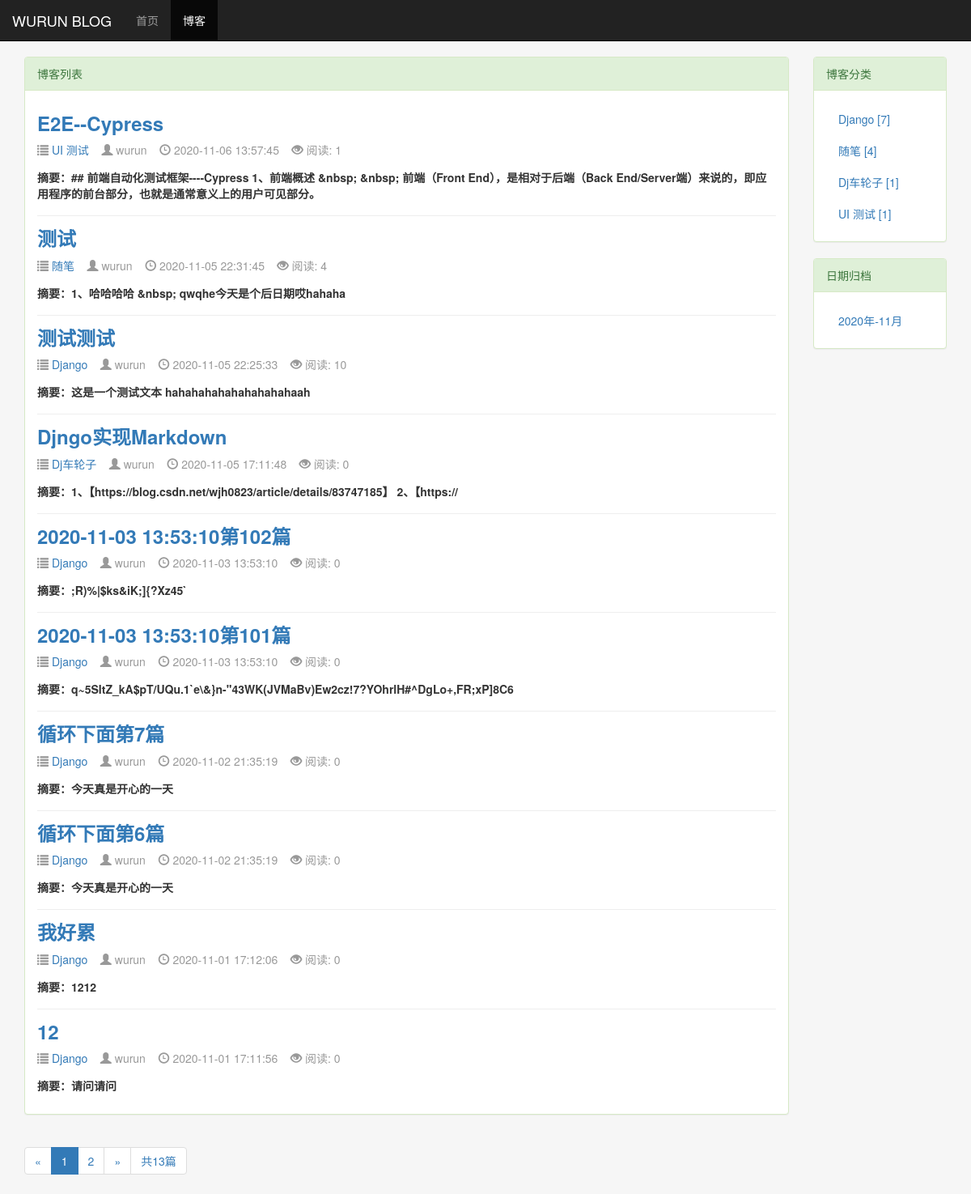
Screenshot of /blog/ with the database file from the repository.
### blog/models.py (models this page shows, shortened)
class Blog(models.Model, ReadNumExpandMethod):
    title = models.CharField(max_length=50)
    blog_type = models.ForeignKey(BlogType, on_delete=models.DO_NOTHING)
    content = RichTextUploadingField()
    author = models.ForeignKey(User, on_delete=models.DO_NOTHING, default=1)
    created_time = models.DateTimeField(auto_now_add=True)
    last_updated_time = models.DateTimeField(auto_now=True)
    objects = models.Manager()
    class Meta:
        ordering = ['-created_time']  # 倒序显示列表

class BlogType(models.Model):
    type_name = models.CharField(max_length=15)
    objects = models.Manager()  # 加上这句才能应用objects
    def __str__(self):
        return self.type_name
    def blog_count(self):
        return self.blog_set.count()  # blog_set是反向获取被关联外键的model。模型名称小写加_set，count获取数量，相当于sql跨表查询

### read_statistics/models.py (models this page shows)
class ReadNum(models.Model):
    read_num = models.IntegerField(default=0)  # 阅读计数字段，默认0
    content_type = models.ForeignKey(ContentType, on_delete=models.DO_NOTHING)  # 多对一，外键指向ContentType模型
    object_id = models.PositiveIntegerField()  # 数值字段类型，存储将要关联的模型中的主键值
    content_object = GenericForeignKey('content_type', 'object_id')  # 特殊的字段类型,允许与任何模型建立关系

### blog/views.py (the view)
# urls.py: path('', views.blog_list, name='blog_list'),  # 博客列表链接
def blog_list(request):
    blogs_all_list = Blog.objects.all()  # 获取全部的博客列表
    context = get_blogs_list_common_data(request, blogs_all_list)
    return render_to_response('blog/blog_list.html', context)

### read_statistics/models.py (called while the page is built)
    def get_read_num(self):
        try:
            ct = ContentType.objects.get_for_model(self)  # 获取模型类或模型实例，然后返回ContentType代表该模型的实例
            readnum = ReadNum.objects.get(content_type=ct, object_id=self.pk)  # 根据模型类实例与主键id获取到记录
            return readnum.read_num
        except exceptions.ObjectDoesNotExist:  # 如果不存在read_num, 返回0
            return 0

### blog/templates/blog/blog_list.html (shortened to what this page needs)
{% extends 'base.html' %}
{% block nav_blog_active %}active{% endblock %}
{% load static %}
{% block heard_extends %}
    <link rel="stylesheet" href="{% static '/blog/blog.css' %}">
{% endblock %}
{% block content %}
    <div class="container">
        <div class="row">
            <div class="col-xs-12 col-sm-8 col-md-9 col-lg-10">
                <div class="panel panel-success">
                    <div class="panel-heading">{% block blog_list_title %}博客列表{% endblock %}</div>
                    <div class="panel-body">
                           {% for blog in blogs %}
                                <div class="blog">
                                    <h3><b><a href="{% url 'blog_detail' blog.pk%}">{{ blog.title }}</a></b></h3>
                                    <p class="blog-info">
                                        <span class="glyphicon glyphicon-list"></span><a href="{% url 'blogs_with_type' blog.blog_type.pk %}"> {{ blog.blog_type}}</a>&nbsp;&nbsp;&nbsp;
                                        <span class="glyphicon glyphicon-user"></span> {{ blog.author }}&nbsp;&nbsp;&nbsp;
                                        <span class="glyphicon glyphicon-time"></span> {{ blog.created_time|date:"Y-m-d H:i:s" }}&nbsp;&nbsp;&nbsp;
                                        <span class="glyphicon glyphicon glyphicon-eye-open"></span> 阅读: {{ blog.get_read_num }}
                                    </p>
                                    <p><b>摘要：{{ blog.content|striptags|truncatechars:120 }}</b></p>
                                </div>
                           {% empty %}
                                <div class="blog">
                                    <h3>-- 暂无博客，敬请期待 --</h3>
                                </div>
                           {% endfor %}
                    </div>
                </div>
                <div>
                    <ul class="pagination">
                        <li>
                            {% if page_of_blogs.has_previous %}
                                <a href="?page={{ page_of_blogs.previous_page_number }}" aria-label="Previous">
                                    <span aria-hidden="true">&laquo;</span>
                                </a>
                            {% else %}
                                <span aria-hidden="true">&laquo;</span>
                            {% endif %}
                        </li>
                        {% for page_num in page_range %}
                            {% if page_num == page_of_blogs.number %}
                                <li class="active"><span>{{ page_num }}</span></li>
                            {% else %}
                                {%if page_num == '...'%}
                                    <li><span>{{ page_num }}</span></li>
                                {% else %}
                                    <li><a href="?page={{ page_num }}">{{ page_num }}</a></li>
                                {% endif %}
                            {% endif %}
                        {% endfor %}
                        <li>
                            {% if page_of_blogs.has_next %}
                                <a href="?page={{ page_of_blogs.next_page_number }}" aria-label="Next">
                                    <span aria-hidden="true">&raquo;</span>
                                </a>
                            {% else %}
                                <span aria-hidden="true">&raquo;</span>
                            {% endif %}
                        </li>
                        <li><span>共{{ page_of_blogs.paginator.count }}篇</span></li>
                    </ul>
                </div>
            </div>
            <div class="hidden-xs col-sm-4 col-md-3 col-lg-2">
                <div class="panel panel-success">
                      <div class="panel-heading">博客分类</div>
                      <div class="panel-body">
                            <ul class="list-group">
                                {% for blog_type in blog_types %}
                                    <li class="list-group-item">
                                        <a href="{% url 'blogs_with_type' blog_type.pk %}">{{ blog_type.type_name}} [{{ blog_type.blog_count }}]
                                    </a></li>
                                {% empty %}
                                    <li>暂无分类</li>
                                {% endfor %}
                            </ul>
                      </div>
                </div>
                <div class="panel panel-success">
                    <div class="panel-heading">日期归档</div>
                    <div class="panel-body">
                        <ul class="list-group">
                            {% for blog_date in blog_dates %}
                                <li class="list-group-item">
                                    <a href="{% url 'blogs_with_date' blog_date.year blog_date.month %}">{{ blog_date|date:"Y年-m月" }}
                                </a></li>
                            {% endfor %}
                        </ul>
                    </div>
                </div>
            </div>
        </div>
    </div>
{% endblock %}

### static/base.css (style rules this page uses)
* { margin: 0; padding: 0; }
body { margin-top: 70px!important; background-color: #f6f6f6!important; }
ul.list-group { margin-bottom: auto; }
ul.list-group > li.list-group-item { position: relative; display: block; padding: 10px 15px; margin-bottom: -1px; background-color: #fff; border: none; }

### blog/static/blog/blog.css (style rules this page uses)
div.blog:not(:last-child) { margin-bottom: 1em; border-bottom: 1px solid #EEE; padding-bottom: 0.5em; }
div.blog h3 { margin-top: 0.5em; }
div.blog p.blog-info { margin-bottom: 0; padding-bottom: 1em; color: #999; }

### rows the page displays
Blog: title "E2E--Cypress", blog_type "UI 测试", author "wurun", created_time "2020-11-06 13:57:45", get_read_num "1", content "## 前端自动化测试框架----Cypress 1、前端概述 &nbsp; &nbsp; 前端（Front End），是相对于后端（Back End/Server端）来说的，即应用程序的前台部分，也就是通常意义上的用户可见部分。"
Blog: title "测试", blog_type "随笔", author "wurun", created_time "2020-11-05 22:31:45", get_read_num "4", content "1、哈哈哈哈 &nbsp; qwqhe今天是个后日期哎hahaha"
Blog: title "测试测试", blog_type "Django", author "wurun", created_time "2020-11-05 22:25:33", get_read_num "10", content "这是一个测试文本 hahahahahahahahahahaah"
Blog: title "Djngo实现Markdown", blog_type "Dj车轮子", author "wurun", created_time "2020-11-05 17:11:48", get_read_num "0", content "1、【https://blog.csdn.net/wjh0823/article/details/83747185】 2、【https://"
Blog: title "2020-11-03 13:53:10第102篇", blog_type "Django", author "wurun", created_time "2020-11-03 13:53:10", get_read_num "0", content ";R)%|$ks&iK;]{?Xz45`"
Blog: title "2020-11-03 13:53:10第101篇", blog_type "Django", author "wurun", created_time "2020-11-03 13:53:10", get_read_num "0", content "q~5SItZ_kA$pT/UQu.1`e\\&}n-\"43WK(JVMaBv)Ew2cz!7?YOhrlH#^DgLo+,FR;xP]8C6"
Blog: title "循环下面第7篇", blog_type "Django", author "wurun", created_time "2020-11-02 21:35:19", get_read_num "0", content "今天真是开心的一天"
Blog: title "循环下面第6篇", blog_type "Django", author "wurun", created_time "2020-11-02 21:35:19", get_read_num "0", content "今天真是开心的一天"
Blog: title "我好累", blog_type "Django", author "wurun", created_time "2020-11-01 17:12:06", get_read_num "0", content "1212"
Blog: title "12", blog_type "Django", author "wurun", created_time "2020-11-01 17:11:56", get_read_num "0", content "请问请问"
BlogType: type_name "Django", blog_count "7"
BlogType: type_name "随笔", blog_count "4"
BlogType: type_name "Dj车轮子", blog_count "1"
BlogType: type_name "UI 测试", blog_count "1"

### other values shown
{{ page_num }} "1"
{{ page_num }} "2"
{{ page_of_blogs.paginator.count }} "13"
{{ blog_date|date:"Y年-m月" }} "2020年-11月"
